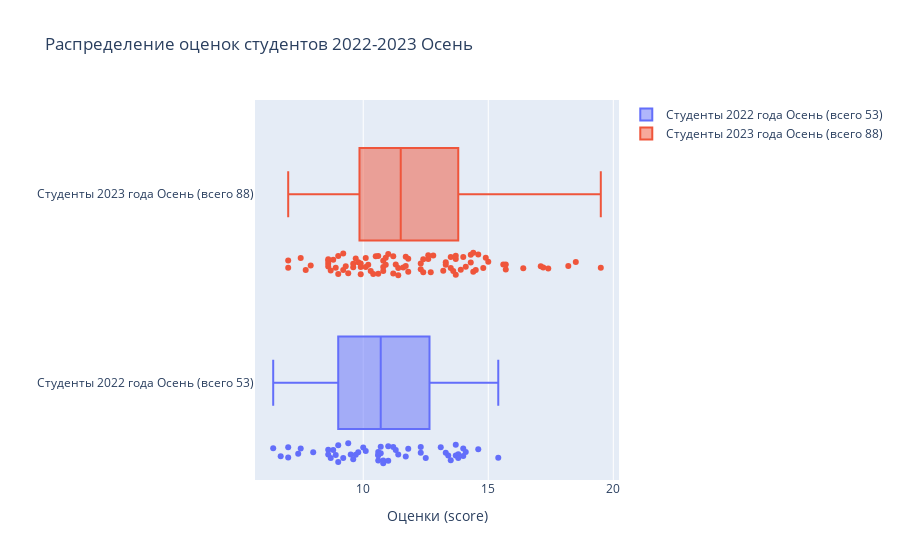

The notebook cell saved with this chart:
### Code cell
fig = go.Figure()
fig.add_trace(go.Box(x=students_scores_22, name= f'Студенты 2022 года Осень (всего {len(students_scores_22)})',  boxpoints='all'))

fig.add_trace(go.Box(x=students_scores_23, name= f'Студенты 2023 года Осень (всего {len(students_scores_23)})',  boxpoints='all'))

fig.update_layout(title='Распределение оценок студентов 2022-2023 Осень', xaxis_title='Оценки (score)', yaxis_title='')

# Show the plot
fig.show()

### Figure 1 — Plotly figure (JSON) as saved in the notebook; plotly's stock layout.template omitted (floating-point values rounded to 4 significant figures)
{"data": [{"boxpoints": "all", "name": "Студенты 2022 года Осень (всего 53)", "type": "box", "x": [7, 10.6, 10, 11, 13.7, 10.1, 11.8, 15.4, 13.5, 8.7, 7, 8.8, 11.4, 11.7, 9.6, 8.6, 13.1, 12.3, 11, 8, 10.6, 9, 14.6, 8.6, 7.5, 6.4, 11.2, 9.7, 10.8, 8.9, 7.4, 9.4, 11.3, 13.8, 13.8, 10.7, 10.8, 10.6, 9, 9.5, 12.5, 9.2, 14, 13.3, 12.3, 6.7, 13.7, 10.6, 14, 10.7, 9.8, 13.4, 14.1]}, {"boxpoints": "all", "name": "Студенты 2023 года Осень (всего 88)", "type": "box", "x": [10.1, 13.7, 13.7, 10.8, 11.3, 14.1, 10.9, 9.4, 10.1, 9, 7, 7, 10.4, 8.6, 14.6, 10.6, 9.8, 13.2, 10.8, 12.6, 13.7, 9, 13.9, 10.9, 10.6, 13.5, 12.3, 11.2, 14, 11.4, 8.9, 14.3, 15.7, 12.7, 8.8, 17.1, 13.6, 15.6, 10.5, 8.6, 14.3, 12.8, 7.9, 9.6, 9.2, 12.6, 18.2, 11.2, 11.4, 17.4, 11.6, 9.7, 10.8, 14.8, 9.9, 13.3, 9.6, 14.9, 10.2, 9.9, 9.2, 14.4, 11.7, 12.4, 12.3, 11, 11.8, 16.4, 8.6, 13.5, 14.4, 17.2, 12.4, 7.7, 7.5, 15, 9.3, 10.3, 9.9, 19.5, 8.6, 11.7, 15.7, 11.8, 8.7, 18.5, 14.5, 13.3]}], "layout": {"title": {"text": "Распределение оценок студентов 2022-2023 Осень"}, "xaxis": {"title": {"text": "Оценки (score)"}}, "yaxis": {"title": {"text": ""}}}}
